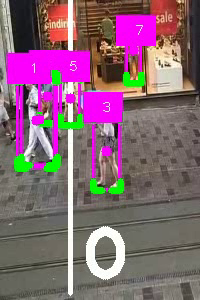
#> input picture frame 2 of kaydedilen_video.mp4, 200 x 300 px, given in place of Istiklal_Caddesi_Yuruyen _Insanlar.mp4, which was not available
$ python 'Python_Uygulama_Adım1.py'
#> lines starting #> are read from the running program, lines starting #| are printed output that depends on the picture
# VİDEO OKUMA VE YENİDEN BOYUTLANDIRMA

import cv2

# Giriş video dosyası
giris_video = "Istiklal_Caddesi_Yuruyen _Insanlar.mp4"

# Yeni boyut
new_width, new_height = 640, 480

# Çıktı video dosyası
cikis_video = "boyutlandiririlmis_video.mp4"

# Video dosyasını oku
cap = cv2.VideoCapture(giris_video)

# Video codec ve FPS değerleri
codec = cv2.VideoWriter_fourcc(*"mp4v")
fps = int(cap.get(cv2.CAP_PROP_FPS))

# Yeni boyuta göre video dosyasını yeniden boyutlandırma
out = cv2.VideoWriter(cikis_video, codec, fps, (new_width, new_height))
while True:
    ret, frame = cap.read()
#> frame is the input picture: shape (300, 200, 3); mean B, G, R 114.9, 100.1, 133.2
    if ret:
        # Yeni boyuta göre yeniden boyutlandır
        resized_frame = cv2.resize(frame, (new_width, new_height))
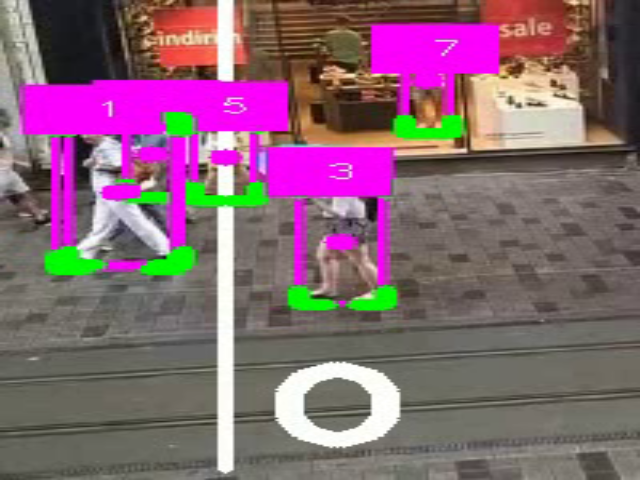
#> resized_frame: shape (480, 640, 3); mean B, G, R 114.8, 100, 133.1
        # Yeni boyutlu kareyi çıktı dosyasına yaz
        out.write(resized_frame)
        cv2.imshow('boyutlandiririlmis_video', resized_frame)
        if cv2.waitKey(1) & 0xFF == ord('q'):
#> (key q is pressed here)
            break
    else:
        break

# Video dosyalarını serbest bırak
cap.release()
out.release()
cv2.destroyAllWindows()

$ run again, starting later in the video
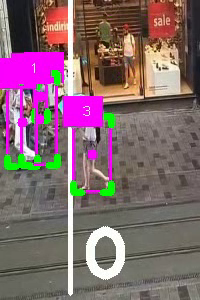
#> input picture frame 10 of kaydedilen_video.mp4, 200 x 300 px, given in place of Istiklal_Caddesi_Yuruyen _Insanlar.mp4, which was not available
#> frame is the input picture: shape (300, 200, 3); mean B, G, R 108.7, 102.9, 130.1
#> `resized_frame = cv2.resize(frame, (new_width, new_height))`:
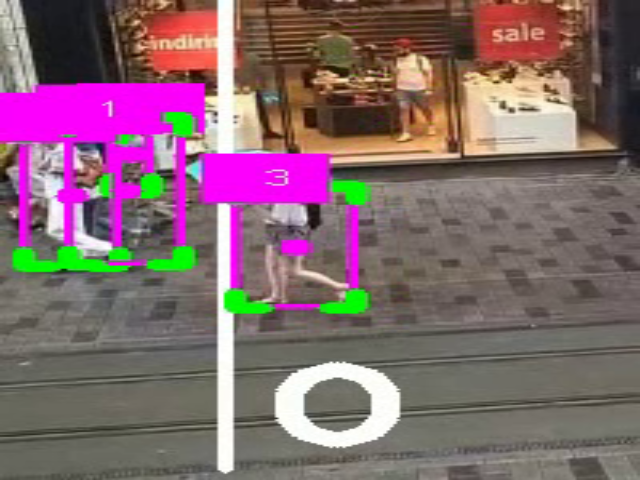
#> resized_frame: shape (480, 640, 3); mean B, G, R 108.6, 102.8, 130

$ run again, starting later in the video
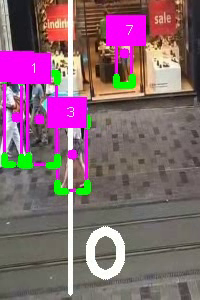
#> input picture frame 18 of kaydedilen_video.mp4, 200 x 300 px, given in place of Istiklal_Caddesi_Yuruyen _Insanlar.mp4, which was not available
#> frame is the input picture: shape (300, 200, 3); mean B, G, R 113.3, 103, 132.4
#> `resized_frame = cv2.resize(frame, (new_width, new_height))`:
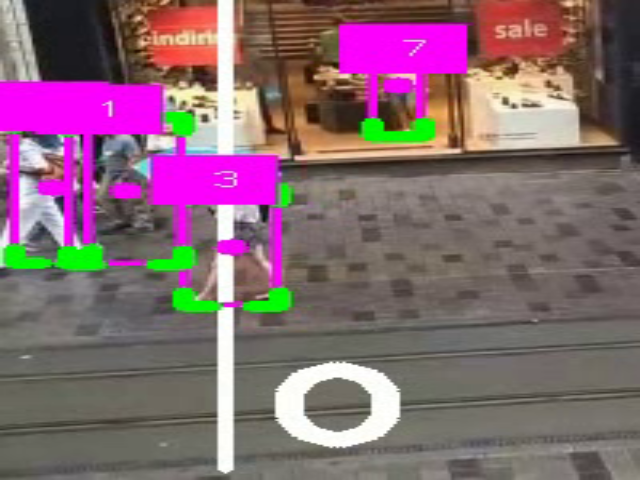
#> resized_frame: shape (480, 640, 3); mean B, G, R 113.2, 102.9, 132.3
